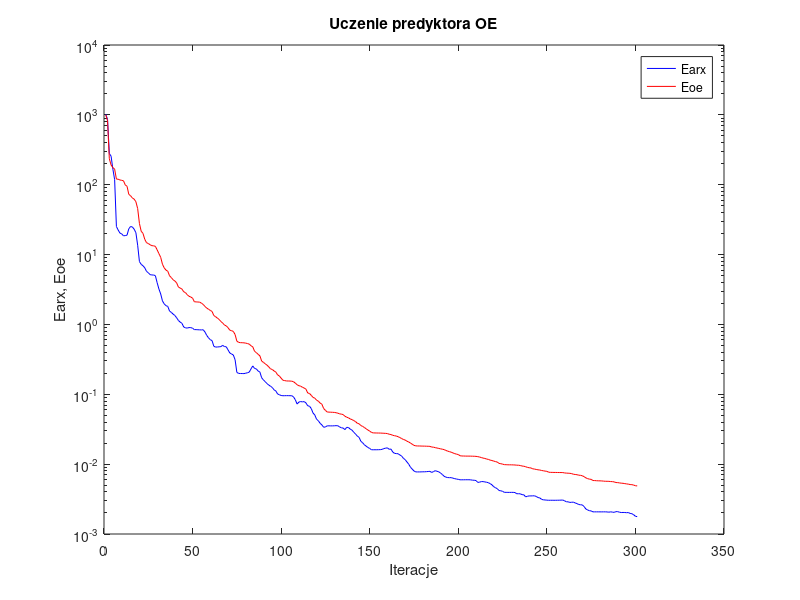
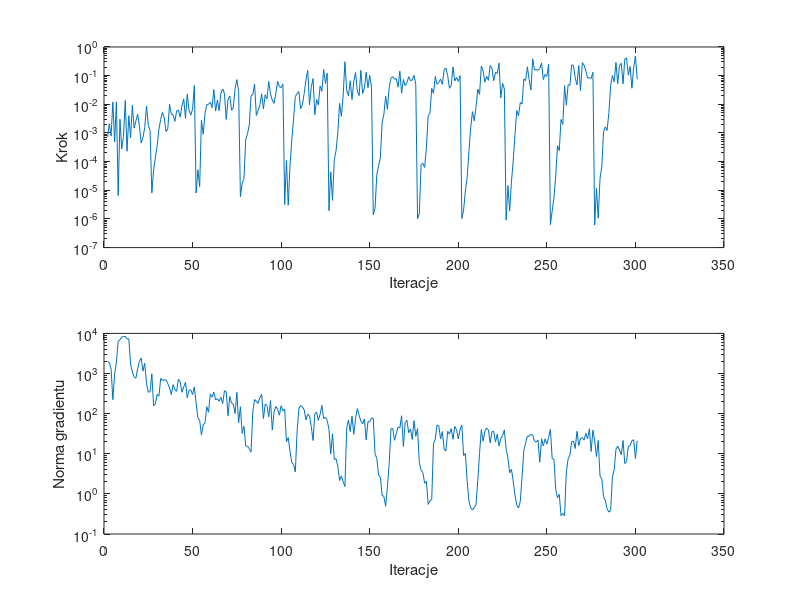

The MATLAB script that drew these images, in order:
%uczenie predyktora oe
clear all;
n=0; farx(n+1)=1.017952e+003; foe(n+1)=1.000228e+003; wspucz(n+1)=0.000000e+000; ng(n+1)=0.000000e+000;
%odnowa zmiennej metryki
n=1; farx(n+1)=8.639820e+002; foe(n+1)=8.201692e+002; krok(n+1)=7.209870e-004; ng(n+1)=1.986025e+003;
n=2; farx(n+1)=2.806202e+002; foe(n+1)=2.355281e+002; krok(n+1)=2.100547e-003; ng(n+1)=1.894254e+003;
n=3; farx(n+1)=2.562882e+002; foe(n+1)=1.917911e+002; krok(n+1)=7.821151e-004; ng(n+1)=1.282595e+003;
n=4; farx(n+1)=1.677738e+002; foe(n+1)=1.755289e+002; krok(n+1)=1.195410e-002; ng(n+1)=2.227553e+002;
n=5; farx(n+1)=1.183327e+002; foe(n+1)=1.672497e+002; krok(n+1)=4.835723e-004; ng(n+1)=9.645447e+002;
n=6; farx(n+1)=2.523675e+001; foe(n+1)=1.204773e+002; krok(n+1)=1.219985e-002; ng(n+1)=1.917949e+003;
n=7; farx(n+1)=2.244032e+001; foe(n+1)=1.197603e+002; krok(n+1)=6.567791e-006; ng(n+1)=6.404271e+003;
n=8; farx(n+1)=2.029933e+001; foe(n+1)=1.168763e+002; krok(n+1)=3.032635e-003; ng(n+1)=6.966916e+003;
n=9; farx(n+1)=1.978372e+001; foe(n+1)=1.155223e+002; krok(n+1)=2.762358e-004; ng(n+1)=8.197725e+003;
n=10; farx(n+1)=1.854515e+001; foe(n+1)=1.138734e+002; krok(n+1)=7.543972e-004; ng(n+1)=8.250809e+003;
n=11; farx(n+1)=1.870235e+001; foe(n+1)=9.930806e+001; krok(n+1)=1.352965e-002; ng(n+1)=8.451163e+003;
n=12; farx(n+1)=1.896856e+001; foe(n+1)=9.508040e+001; krok(n+1)=2.308086e-004; ng(n+1)=7.223066e+003;
n=13; farx(n+1)=2.343475e+001; foe(n+1)=7.274812e+001; krok(n+1)=3.990929e-003; ng(n+1)=7.389410e+003;
n=14; farx(n+1)=2.521158e+001; foe(n+1)=6.953609e+001; krok(n+1)=6.791933e-004; ng(n+1)=1.731296e+003;
n=15; farx(n+1)=2.486428e+001; foe(n+1)=6.472493e+001; krok(n+1)=9.201482e-003; ng(n+1)=1.089074e+003;
n=16; farx(n+1)=2.313835e+001; foe(n+1)=6.219808e+001; krok(n+1)=1.469853e-003; ng(n+1)=8.246209e+002;
n=17; farx(n+1)=2.055965e+001; foe(n+1)=5.712520e+001; krok(n+1)=2.600877e-003; ng(n+1)=7.679544e+002;
n=18; farx(n+1)=1.361267e+001; foe(n+1)=4.555975e+001; krok(n+1)=4.541426e-003; ng(n+1)=1.311725e+003;
n=19; farx(n+1)=7.937690e+000; foe(n+1)=2.786352e+001; krok(n+1)=1.723278e-003; ng(n+1)=2.030814e+003;
n=20; farx(n+1)=7.236827e+000; foe(n+1)=2.154989e+001; krok(n+1)=4.430569e-004; ng(n+1)=2.418248e+003;
n=21; farx(n+1)=6.920755e+000; foe(n+1)=2.014425e+001; krok(n+1)=7.010405e-004; ng(n+1)=1.152260e+003;
n=22; farx(n+1)=6.471554e+000; foe(n+1)=1.655958e+001; krok(n+1)=1.548092e-003; ng(n+1)=1.800499e+003;
n=23; farx(n+1)=5.748922e+000; foe(n+1)=1.479005e+001; krok(n+1)=8.751130e-003; ng(n+1)=5.582681e+002;
n=24; farx(n+1)=5.495467e+000; foe(n+1)=1.440564e+001; krok(n+1)=1.861026e-003; ng(n+1)=3.421490e+002;
n=25; farx(n+1)=5.168469e+000; foe(n+1)=1.383552e+001; krok(n+1)=1.250114e-003; ng(n+1)=3.514028e+002;
%odnowa zmiennej metryki
n=26; farx(n+1)=5.101548e+000; foe(n+1)=1.341617e+001; krok(n+1)=8.106422e-006; ng(n+1)=9.852045e+002;
n=27; farx(n+1)=5.103001e+000; foe(n+1)=1.334736e+001; krok(n+1)=5.162212e-005; ng(n+1)=1.572342e+002;
n=28; farx(n+1)=4.985165e+000; foe(n+1)=1.311790e+001; krok(n+1)=1.354575e-004; ng(n+1)=1.721873e+002;
n=29; farx(n+1)=3.958120e+000; foe(n+1)=1.168585e+001; krok(n+1)=3.534472e-004; ng(n+1)=3.033171e+002;
n=30; farx(n+1)=3.213629e+000; foe(n+1)=1.031440e+001; krok(n+1)=1.364485e-003; ng(n+1)=2.747171e+002;
n=31; farx(n+1)=2.732018e+000; foe(n+1)=9.139093e+000; krok(n+1)=2.957629e-003; ng(n+1)=7.473293e+002;
n=32; farx(n+1)=2.171752e+000; foe(n+1)=7.270850e+000; krok(n+1)=5.233259e-003; ng(n+1)=6.709221e+002;
n=33; farx(n+1)=1.966424e+000; foe(n+1)=6.444125e+000; krok(n+1)=3.334617e-003; ng(n+1)=6.949679e+002;
n=34; farx(n+1)=1.855460e+000; foe(n+1)=5.990426e+000; krok(n+1)=1.111417e-003; ng(n+1)=6.942772e+002;
n=35; farx(n+1)=1.811479e+000; foe(n+1)=5.771290e+000; krok(n+1)=1.387045e-003; ng(n+1)=5.581936e+002;
n=36; farx(n+1)=1.555241e+000; foe(n+1)=4.971735e+000; krok(n+1)=1.012183e-002; ng(n+1)=4.385653e+002;
n=37; farx(n+1)=1.486528e+000; foe(n+1)=4.685512e+000; krok(n+1)=4.474402e-003; ng(n+1)=2.982597e+002;
n=38; farx(n+1)=1.407028e+000; foe(n+1)=4.364960e+000; krok(n+1)=4.352152e-003; ng(n+1)=5.289807e+002;
n=39; farx(n+1)=1.343200e+000; foe(n+1)=4.181536e+000; krok(n+1)=2.548617e-003; ng(n+1)=3.921485e+002;
n=40; farx(n+1)=1.246035e+000; foe(n+1)=3.937399e+000; krok(n+1)=5.828795e-003; ng(n+1)=3.603823e+002;
n=41; farx(n+1)=1.139572e+000; foe(n+1)=3.428200e+000; krok(n+1)=6.256921e-003; ng(n+1)=7.197174e+002;
n=42; farx(n+1)=1.079777e+000; foe(n+1)=3.318277e+000; krok(n+1)=3.549942e-003; ng(n+1)=6.222863e+002;
n=43; farx(n+1)=1.037629e+000; foe(n+1)=3.208507e+000; krok(n+1)=8.875371e-003; ng(n+1)=3.411232e+002;
n=44; farx(n+1)=9.186570e-001; foe(n+1)=2.935139e+000; krok(n+1)=1.538463e-002; ng(n+1)=4.683281e+002;
n=45; farx(n+1)=8.936055e-001; foe(n+1)=2.852788e+000; krok(n+1)=3.272561e-003; ng(n+1)=6.022745e+002;
n=46; farx(n+1)=8.867736e-001; foe(n+1)=2.660649e+000; krok(n+1)=2.284436e-002; ng(n+1)=2.467223e+002;
n=47; farx(n+1)=9.019783e-001; foe(n+1)=2.528527e+000; krok(n+1)=6.223487e-003; ng(n+1)=3.811227e+002;
n=48; farx(n+1)=9.000157e-001; foe(n+1)=2.467239e+000; krok(n+1)=4.184278e-003; ng(n+1)=3.907152e+002;
n=49; farx(n+1)=8.832499e-001; foe(n+1)=2.378757e+000; krok(n+1)=6.818297e-003; ng(n+1)=2.986318e+002;
n=50; farx(n+1)=8.427397e-001; foe(n+1)=2.111003e+000; krok(n+1)=4.568872e-002; ng(n+1)=4.633034e+002;
%odnowa zmiennej metryki
n=51; farx(n+1)=8.428545e-001; foe(n+1)=2.103007e+000; krok(n+1)=8.010217e-006; ng(n+1)=1.813351e+002;
n=52; farx(n+1)=8.390850e-001; foe(n+1)=2.091819e+000; krok(n+1)=5.161420e-005; ng(n+1)=7.867859e+001;
n=53; farx(n+1)=8.370442e-001; foe(n+1)=2.088932e+000; krok(n+1)=1.328620e-005; ng(n+1)=6.866589e+001;
n=54; farx(n+1)=8.339150e-001; foe(n+1)=2.013552e+000; krok(n+1)=2.774090e-003; ng(n+1)=2.924775e+001;
n=55; farx(n+1)=8.389731e-001; foe(n+1)=1.934231e+000; krok(n+1)=9.064776e-004; ng(n+1)=5.220523e+001;
n=56; farx(n+1)=7.790309e-001; foe(n+1)=1.808090e+000; krok(n+1)=4.640565e-003; ng(n+1)=5.902087e+001;
n=57; farx(n+1)=6.965274e-001; foe(n+1)=1.713917e+000; krok(n+1)=9.832841e-003; ng(n+1)=1.488994e+002;
n=58; farx(n+1)=6.431993e-001; foe(n+1)=1.649092e+000; krok(n+1)=9.949946e-003; ng(n+1)=1.083004e+002;
n=59; farx(n+1)=6.051668e-001; foe(n+1)=1.587037e+000; krok(n+1)=1.195410e-002; ng(n+1)=3.073095e+002;
n=60; farx(n+1)=5.862648e-001; foe(n+1)=1.534894e+000; krok(n+1)=7.637224e-003; ng(n+1)=2.565462e+002;
n=61; farx(n+1)=4.864783e-001; foe(n+1)=1.339219e+000; krok(n+1)=3.277333e-002; ng(n+1)=3.436337e+002;
n=62; farx(n+1)=4.738612e-001; foe(n+1)=1.290575e+000; krok(n+1)=5.767896e-003; ng(n+1)=2.192621e+002;
n=63; farx(n+1)=4.757579e-001; foe(n+1)=1.231576e+000; krok(n+1)=1.406421e-002; ng(n+1)=2.360043e+002;
n=64; farx(n+1)=4.780598e-001; foe(n+1)=1.178463e+000; krok(n+1)=5.961727e-003; ng(n+1)=2.034458e+002;
n=65; farx(n+1)=4.816558e-001; foe(n+1)=1.099495e+000; krok(n+1)=2.539936e-002; ng(n+1)=2.547573e+002;
n=66; farx(n+1)=5.017025e-001; foe(n+1)=1.046831e+000; krok(n+1)=3.413297e-002; ng(n+1)=1.777252e+002;
n=67; farx(n+1)=4.816139e-001; foe(n+1)=9.804327e-001; krok(n+1)=2.392360e-002; ng(n+1)=3.734632e+002;
n=68; farx(n+1)=4.789741e-001; foe(n+1)=9.531884e-001; krok(n+1)=2.962391e-003; ng(n+1)=3.499182e+002;
n=69; farx(n+1)=4.335100e-001; foe(n+1)=8.999411e-001; krok(n+1)=1.464382e-002; ng(n+1)=8.869070e+001;
n=70; farx(n+1)=3.906253e-001; foe(n+1)=8.284776e-001; krok(n+1)=1.952078e-002; ng(n+1)=2.669783e+002;
n=71; farx(n+1)=3.772993e-001; foe(n+1)=8.138555e-001; krok(n+1)=6.193383e-003; ng(n+1)=1.843139e+002;
n=72; farx(n+1)=3.655462e-001; foe(n+1)=7.945169e-001; krok(n+1)=7.801084e-003; ng(n+1)=1.716605e+002;
n=73; farx(n+1)=3.122206e-001; foe(n+1)=7.165527e-001; krok(n+1)=3.579522e-002; ng(n+1)=1.008525e+002;
n=74; farx(n+1)=2.055427e-001; foe(n+1)=5.754887e-001; krok(n+1)=7.255280e-002; ng(n+1)=3.392518e+002;
n=75; farx(n+1)=1.990511e-001; foe(n+1)=5.539826e-001; krok(n+1)=2.800363e-002; ng(n+1)=5.877921e+001;
%odnowa zmiennej metryki
n=76; farx(n+1)=1.983825e-001; foe(n+1)=5.481201e-001; krok(n+1)=5.999991e-006; ng(n+1)=1.485221e+002;
n=77; farx(n+1)=1.981845e-001; foe(n+1)=5.474558e-001; krok(n+1)=1.788662e-005; ng(n+1)=3.215162e+001;
n=78; farx(n+1)=1.976595e-001; foe(n+1)=5.451822e-001; krok(n+1)=2.509886e-005; ng(n+1)=4.850130e+001;
n=79; farx(n+1)=2.003973e-001; foe(n+1)=5.397976e-001; krok(n+1)=5.866231e-004; ng(n+1)=1.560593e+001;
n=80; farx(n+1)=2.033704e-001; foe(n+1)=5.329012e-001; krok(n+1)=9.352282e-004; ng(n+1)=1.528378e+001;
n=81; farx(n+1)=2.077393e-001; foe(n+1)=5.220966e-001; krok(n+1)=1.908037e-003; ng(n+1)=1.343098e+001;
n=82; farx(n+1)=2.316556e-001; foe(n+1)=4.954849e-001; krok(n+1)=1.955649e-002; ng(n+1)=1.107740e+001;
n=83; farx(n+1)=2.546362e-001; foe(n+1)=4.772498e-001; krok(n+1)=2.219272e-002; ng(n+1)=1.109827e+002;
n=84; farx(n+1)=2.342501e-001; foe(n+1)=4.121375e-001; krok(n+1)=5.099752e-002; ng(n+1)=2.252436e+002;
n=85; farx(n+1)=2.308010e-001; foe(n+1)=3.950919e-001; krok(n+1)=4.080593e-003; ng(n+1)=2.032058e+002;
n=86; farx(n+1)=2.153826e-001; foe(n+1)=3.730154e-001; krok(n+1)=6.072741e-003; ng(n+1)=1.798493e+002;
n=87; farx(n+1)=2.079970e-001; foe(n+1)=3.554567e-001; krok(n+1)=9.661282e-003; ng(n+1)=2.494138e+002;
n=88; farx(n+1)=1.723276e-001; foe(n+1)=2.989008e-001; krok(n+1)=2.331822e-002; ng(n+1)=3.029791e+002;
n=89; farx(n+1)=1.606173e-001; foe(n+1)=2.863028e-001; krok(n+1)=6.854056e-003; ng(n+1)=7.515929e+001;
n=90; farx(n+1)=1.515941e-001; foe(n+1)=2.735709e-001; krok(n+1)=2.160874e-002; ng(n+1)=1.727264e+002;
n=91; farx(n+1)=1.423440e-001; foe(n+1)=2.613117e-001; krok(n+1)=1.547432e-002; ng(n+1)=1.600345e+002;
n=92; farx(n+1)=1.356412e-001; foe(n+1)=2.470927e-001; krok(n+1)=6.247411e-002; ng(n+1)=8.325708e+001;
n=93; farx(n+1)=1.303036e-001; foe(n+1)=2.311587e-001; krok(n+1)=2.307159e-002; ng(n+1)=2.111601e+002;
n=94; farx(n+1)=1.250926e-001; foe(n+1)=2.264333e-001; krok(n+1)=1.400181e-002; ng(n+1)=3.913285e+001;
n=95; farx(n+1)=1.158631e-001; foe(n+1)=2.158770e-001; krok(n+1)=1.078150e-002; ng(n+1)=1.105975e+002;
n=96; farx(n+1)=1.115111e-001; foe(n+1)=2.078642e-001; krok(n+1)=2.399905e-002; ng(n+1)=1.502186e+002;
n=97; farx(n+1)=1.010156e-001; foe(n+1)=1.896676e-001; krok(n+1)=6.306675e-002; ng(n+1)=1.301115e+002;
n=98; farx(n+1)=9.850742e-002; foe(n+1)=1.827558e-001; krok(n+1)=4.161404e-002; ng(n+1)=9.137932e+001;
n=99; farx(n+1)=9.610949e-002; foe(n+1)=1.700128e-001; krok(n+1)=3.813366e-002; ng(n+1)=1.575349e+002;
n=100; farx(n+1)=9.533893e-002; foe(n+1)=1.589082e-001; krok(n+1)=5.004260e-002; ng(n+1)=1.166607e+002;
%odnowa zmiennej metryki
n=101; farx(n+1)=9.549521e-002; foe(n+1)=1.571097e-001; krok(n+1)=3.185077e-006; ng(n+1)=1.294449e+002;
n=102; farx(n+1)=9.562014e-002; foe(n+1)=1.551808e-001; krok(n+1)=1.098766e-004; ng(n+1)=2.002280e+001;
n=103; farx(n+1)=9.561318e-002; foe(n+1)=1.550505e-001; krok(n+1)=3.031787e-006; ng(n+1)=2.531951e+001;
n=104; farx(n+1)=9.541020e-002; foe(n+1)=1.547287e-001; krok(n+1)=7.168025e-005; ng(n+1)=1.156962e+001;
n=105; farx(n+1)=9.538842e-002; foe(n+1)=1.540214e-001; krok(n+1)=5.653272e-004; ng(n+1)=6.033250e+000;
n=106; farx(n+1)=9.180164e-002; foe(n+1)=1.512291e-001; krok(n+1)=3.059436e-003; ng(n+1)=5.411674e+000;
n=107; farx(n+1)=8.343474e-002; foe(n+1)=1.446066e-001; krok(n+1)=1.884952e-002; ng(n+1)=3.526300e+000;
n=108; farx(n+1)=7.253827e-002; foe(n+1)=1.370750e-001; krok(n+1)=2.343419e-002; ng(n+1)=3.556197e+001;
n=109; farx(n+1)=7.738876e-002; foe(n+1)=1.326449e-001; krok(n+1)=2.803148e-002; ng(n+1)=1.334279e+002;
n=110; farx(n+1)=7.872041e-002; foe(n+1)=1.308786e-001; krok(n+1)=7.007869e-003; ng(n+1)=1.591727e+002;
n=111; farx(n+1)=7.789585e-002; foe(n+1)=1.261149e-001; krok(n+1)=9.704784e-003; ng(n+1)=1.461839e+002;
n=112; farx(n+1)=7.859708e-002; foe(n+1)=1.229019e-001; krok(n+1)=2.392889e-002; ng(n+1)=1.255084e+002;
n=113; farx(n+1)=7.523559e-002; foe(n+1)=1.184342e-001; krok(n+1)=7.045190e-002; ng(n+1)=6.979768e+001;
n=114; farx(n+1)=6.846587e-002; foe(n+1)=1.043674e-001; krok(n+1)=1.528851e-001; ng(n+1)=9.699792e+001;
n=115; farx(n+1)=6.750599e-002; foe(n+1)=1.027174e-001; krok(n+1)=9.495353e-003; ng(n+1)=8.813821e+001;
n=116; farx(n+1)=6.254465e-002; foe(n+1)=9.658253e-002; krok(n+1)=3.890307e-002; ng(n+1)=4.745450e+001;
n=117; farx(n+1)=5.393228e-002; foe(n+1)=9.027875e-002; krok(n+1)=7.919636e-002; ng(n+1)=2.146690e+001;
n=118; farx(n+1)=5.050317e-002; foe(n+1)=8.796743e-002; krok(n+1)=4.341280e-003; ng(n+1)=9.905453e+001;
n=119; farx(n+1)=4.392173e-002; foe(n+1)=8.235253e-002; krok(n+1)=1.477175e-002; ng(n+1)=1.091096e+002;
n=120; farx(n+1)=4.180681e-002; foe(n+1)=7.979249e-002; krok(n+1)=9.476825e-003; ng(n+1)=6.777172e+001;
n=121; farx(n+1)=3.840810e-002; foe(n+1)=7.493785e-002; krok(n+1)=4.366353e-002; ng(n+1)=9.643487e+001;
n=122; farx(n+1)=3.639780e-002; foe(n+1)=7.208972e-002; krok(n+1)=2.835564e-002; ng(n+1)=1.605959e+002;
n=123; farx(n+1)=3.373753e-002; foe(n+1)=6.254159e-002; krok(n+1)=1.634459e-001; ng(n+1)=7.525186e+001;
n=124; farx(n+1)=3.410887e-002; foe(n+1)=5.890218e-002; krok(n+1)=5.335388e-002; ng(n+1)=8.122530e+001;
n=125; farx(n+1)=3.535470e-002; foe(n+1)=5.575143e-002; krok(n+1)=1.226847e-001; ng(n+1)=6.738707e+001;
%odnowa zmiennej metryki
n=126; farx(n+1)=3.534960e-002; foe(n+1)=5.557724e-002; krok(n+1)=1.950925e-006; ng(n+1)=4.062533e+001;
n=127; farx(n+1)=3.531037e-002; foe(n+1)=5.539386e-002; krok(n+1)=4.381503e-005; ng(n+1)=9.867863e+000;
n=128; farx(n+1)=3.531154e-002; foe(n+1)=5.523612e-002; krok(n+1)=4.439961e-006; ng(n+1)=3.152683e+001;
n=129; farx(n+1)=3.540901e-002; foe(n+1)=5.501611e-002; krok(n+1)=1.185248e-004; ng(n+1)=7.245317e+000;
n=130; farx(n+1)=3.556079e-002; foe(n+1)=5.448671e-002; krok(n+1)=2.419010e-004; ng(n+1)=7.560644e+000;
n=131; farx(n+1)=3.546791e-002; foe(n+1)=5.364458e-002; krok(n+1)=1.043848e-003; ng(n+1)=4.777140e+000;
n=132; farx(n+1)=3.410063e-002; foe(n+1)=5.249495e-002; krok(n+1)=1.086709e-002; ng(n+1)=2.151276e+000;
n=133; farx(n+1)=3.313214e-002; foe(n+1)=5.198511e-002; krok(n+1)=3.835857e-003; ng(n+1)=2.812852e+000;
n=134; farx(n+1)=3.288526e-002; foe(n+1)=5.122599e-002; krok(n+1)=1.991120e-002; ng(n+1)=2.009352e+000;
n=135; farx(n+1)=3.121061e-002; foe(n+1)=4.849678e-002; krok(n+1)=3.050693e-001; ng(n+1)=1.522379e+000;
n=136; farx(n+1)=3.364662e-002; foe(n+1)=4.699993e-002; krok(n+1)=3.050527e-002; ng(n+1)=4.442332e+001;
n=137; farx(n+1)=3.343080e-002; foe(n+1)=4.601823e-002; krok(n+1)=1.977848e-002; ng(n+1)=6.988973e+001;
n=138; farx(n+1)=3.173318e-002; foe(n+1)=4.437822e-002; krok(n+1)=6.602029e-002; ng(n+1)=3.577489e+001;
n=139; farx(n+1)=3.065805e-002; foe(n+1)=4.338899e-002; krok(n+1)=1.464382e-002; ng(n+1)=8.693055e+001;
n=140; farx(n+1)=2.862648e-002; foe(n+1)=4.202276e-002; krok(n+1)=6.272594e-002; ng(n+1)=3.060222e+001;
n=141; farx(n+1)=2.696225e-002; foe(n+1)=4.065127e-002; krok(n+1)=1.281531e-001; ng(n+1)=7.558655e+001;
n=142; farx(n+1)=2.519932e-002; foe(n+1)=3.846760e-002; krok(n+1)=2.928765e-002; ng(n+1)=1.333604e+002;
n=143; farx(n+1)=2.418083e-002; foe(n+1)=3.780129e-002; krok(n+1)=2.008899e-002; ng(n+1)=9.177376e+001;
n=144; farx(n+1)=2.124578e-002; foe(n+1)=3.569280e-002; krok(n+1)=1.534454e-001; ng(n+1)=6.545338e+001;
n=145; farx(n+1)=2.023895e-002; foe(n+1)=3.467721e-002; krok(n+1)=2.392681e-002; ng(n+1)=5.588395e+001;
n=146; farx(n+1)=1.892231e-002; foe(n+1)=3.345974e-002; krok(n+1)=3.734346e-002; ng(n+1)=7.364513e+001;
n=147; farx(n+1)=1.809025e-002; foe(n+1)=3.206595e-002; krok(n+1)=1.308949e-001; ng(n+1)=2.214852e+001;
n=148; farx(n+1)=1.731320e-002; foe(n+1)=3.076741e-002; krok(n+1)=3.802193e-002; ng(n+1)=6.273032e+001;
n=149; farx(n+1)=1.676856e-002; foe(n+1)=2.967247e-002; krok(n+1)=1.016482e-001; ng(n+1)=6.243323e+001;
n=150; farx(n+1)=1.606380e-002; foe(n+1)=2.846994e-002; krok(n+1)=3.959818e-002; ng(n+1)=7.849488e+001;
%odnowa zmiennej metryki
n=151; farx(n+1)=1.607083e-002; foe(n+1)=2.799075e-002; krok(n+1)=1.416880e-006; ng(n+1)=7.684761e+001;
n=152; farx(n+1)=1.607427e-002; foe(n+1)=2.798038e-002; krok(n+1)=2.311050e-006; ng(n+1)=1.002237e+001;
n=153; farx(n+1)=1.607253e-002; foe(n+1)=2.791681e-002; krok(n+1)=3.474555e-005; ng(n+1)=7.666023e+000;
n=154; farx(n+1)=1.610265e-002; foe(n+1)=2.789157e-002; krok(n+1)=7.287990e-005; ng(n+1)=2.950476e+000;
n=155; farx(n+1)=1.613318e-002; foe(n+1)=2.785569e-002; krok(n+1)=1.367364e-004; ng(n+1)=2.596432e+000;
n=156; farx(n+1)=1.629014e-002; foe(n+1)=2.777019e-002; krok(n+1)=2.352381e-003; ng(n+1)=9.267972e-001;
n=157; farx(n+1)=1.669930e-002; foe(n+1)=2.766293e-002; krok(n+1)=4.473296e-003; ng(n+1)=8.572292e-001;
n=158; farx(n+1)=1.694946e-002; foe(n+1)=2.758205e-002; krok(n+1)=1.935565e-002; ng(n+1)=4.904628e-001;
n=159; farx(n+1)=1.710524e-002; foe(n+1)=2.738924e-002; krok(n+1)=6.757425e-003; ng(n+1)=1.502671e+000;
n=160; farx(n+1)=1.631459e-002; foe(n+1)=2.680054e-002; krok(n+1)=3.982240e-002; ng(n+1)=5.835941e+000;
n=161; farx(n+1)=1.644072e-002; foe(n+1)=2.651288e-002; krok(n+1)=8.153064e-002; ng(n+1)=4.172797e+001;
n=162; farx(n+1)=1.491375e-002; foe(n+1)=2.587349e-002; krok(n+1)=9.233170e-002; ng(n+1)=4.292350e+001;
n=163; farx(n+1)=1.427602e-002; foe(n+1)=2.552746e-002; krok(n+1)=7.478469e-002; ng(n+1)=2.166081e+001;
n=164; farx(n+1)=1.415878e-002; foe(n+1)=2.524782e-002; krok(n+1)=7.866273e-002; ng(n+1)=3.149833e+001;
n=165; farx(n+1)=1.409665e-002; foe(n+1)=2.472374e-002; krok(n+1)=4.000365e-002; ng(n+1)=4.668590e+001;
n=166; farx(n+1)=1.354516e-002; foe(n+1)=2.401725e-002; krok(n+1)=1.431710e-001; ng(n+1)=4.369285e+001;
n=167; farx(n+1)=1.306770e-002; foe(n+1)=2.327327e-002; krok(n+1)=2.439969e-002; ng(n+1)=8.869023e+001;
n=168; farx(n+1)=1.212783e-002; foe(n+1)=2.256228e-002; krok(n+1)=7.368707e-002; ng(n+1)=1.521322e+001;
n=169; farx(n+1)=1.160364e-002; foe(n+1)=2.213369e-002; krok(n+1)=4.486659e-002; ng(n+1)=5.955556e+001;
n=170; farx(n+1)=1.075724e-002; foe(n+1)=2.131201e-002; krok(n+1)=5.730115e-002; ng(n+1)=6.833263e+001;
n=171; farx(n+1)=1.000500e-002; foe(n+1)=2.075709e-002; krok(n+1)=9.137743e-002; ng(n+1)=3.345442e+001;
n=172; farx(n+1)=9.043683e-003; foe(n+1)=2.006526e-002; krok(n+1)=6.679426e-002; ng(n+1)=4.148334e+001;
n=173; farx(n+1)=8.492498e-003; foe(n+1)=1.926694e-002; krok(n+1)=6.995615e-002; ng(n+1)=2.271389e+001;
n=174; farx(n+1)=7.979729e-003; foe(n+1)=1.856406e-002; krok(n+1)=1.028567e-001; ng(n+1)=6.688748e+001;
n=175; farx(n+1)=7.744986e-003; foe(n+1)=1.828127e-002; krok(n+1)=5.005537e-002; ng(n+1)=2.723044e+001;
%odnowa zmiennej metryki
n=176; farx(n+1)=7.741099e-003; foe(n+1)=1.820508e-002; krok(n+1)=1.013303e-006; ng(n+1)=4.237271e+001;
n=177; farx(n+1)=7.740573e-003; foe(n+1)=1.820276e-002; krok(n+1)=1.544062e-006; ng(n+1)=5.991124e+000;
n=178; farx(n+1)=7.750566e-003; foe(n+1)=1.815921e-002; krok(n+1)=8.005335e-005; ng(n+1)=3.896987e+000;
n=179; farx(n+1)=7.772547e-003; foe(n+1)=1.811990e-002; krok(n+1)=8.669030e-005; ng(n+1)=3.407245e+000;
n=180; farx(n+1)=7.772662e-003; foe(n+1)=1.811334e-002; krok(n+1)=6.272673e-005; ng(n+1)=1.845084e+000;
n=181; farx(n+1)=7.808676e-003; foe(n+1)=1.805526e-002; krok(n+1)=3.070097e-004; ng(n+1)=2.051339e+000;
n=182; farx(n+1)=7.848988e-003; foe(n+1)=1.802810e-002; krok(n+1)=4.026836e-003; ng(n+1)=5.472964e-001;
n=183; farx(n+1)=7.888276e-003; foe(n+1)=1.796640e-002; krok(n+1)=4.809146e-003; ng(n+1)=6.767801e-001;
n=184; farx(n+1)=7.608871e-003; foe(n+1)=1.756322e-002; krok(n+1)=3.571281e-002; ng(n+1)=7.199358e-001;
n=185; farx(n+1)=7.825759e-003; foe(n+1)=1.751180e-002; krok(n+1)=2.392360e-002; ng(n+1)=1.810851e+001;
n=186; farx(n+1)=8.062493e-003; foe(n+1)=1.720248e-002; krok(n+1)=9.349969e-002; ng(n+1)=2.301188e+001;
n=187; farx(n+1)=7.900902e-003; foe(n+1)=1.702511e-002; krok(n+1)=4.973429e-002; ng(n+1)=5.218801e+001;
n=188; farx(n+1)=7.761200e-003; foe(n+1)=1.678371e-002; krok(n+1)=5.793922e-002; ng(n+1)=4.925798e+001;
n=189; farx(n+1)=7.449745e-003; foe(n+1)=1.656872e-002; krok(n+1)=7.539806e-002; ng(n+1)=2.338936e+001;
n=190; farx(n+1)=7.105191e-003; foe(n+1)=1.637077e-002; krok(n+1)=5.003902e-002; ng(n+1)=3.586630e+001;
n=191; farx(n+1)=6.698579e-003; foe(n+1)=1.613679e-002; krok(n+1)=1.641051e-001; ng(n+1)=1.308324e+001;
n=192; farx(n+1)=6.517959e-003; foe(n+1)=1.572469e-002; krok(n+1)=1.827549e-001; ng(n+1)=1.179550e+001;
n=193; farx(n+1)=6.427475e-003; foe(n+1)=1.535258e-002; krok(n+1)=1.008497e-001; ng(n+1)=3.626820e+001;
n=194; farx(n+1)=6.403869e-003; foe(n+1)=1.510588e-002; krok(n+1)=3.604146e-002; ng(n+1)=3.087355e+001;
n=195; farx(n+1)=6.411755e-003; foe(n+1)=1.482086e-002; krok(n+1)=4.544795e-002; ng(n+1)=4.226858e+001;
n=196; farx(n+1)=6.299917e-003; foe(n+1)=1.446736e-002; krok(n+1)=2.016994e-001; ng(n+1)=2.293852e+001;
n=197; farx(n+1)=6.201408e-003; foe(n+1)=1.415087e-002; krok(n+1)=6.504518e-002; ng(n+1)=4.780680e+001;
n=198; farx(n+1)=6.116246e-003; foe(n+1)=1.389568e-002; krok(n+1)=8.643496e-002; ng(n+1)=4.001406e+001;
n=199; farx(n+1)=6.055998e-003; foe(n+1)=1.373017e-002; krok(n+1)=6.299996e-002; ng(n+1)=2.332786e+001;
n=200; farx(n+1)=5.967052e-003; foe(n+1)=1.319034e-002; krok(n+1)=1.000780e-001; ng(n+1)=3.996282e+001;
%odnowa zmiennej metryki
n=201; farx(n+1)=5.971300e-003; foe(n+1)=1.308389e-002; krok(n+1)=1.025657e-006; ng(n+1)=5.191389e+001;
n=202; farx(n+1)=5.972524e-003; foe(n+1)=1.307756e-002; krok(n+1)=2.051315e-006; ng(n+1)=9.090320e+000;
n=203; farx(n+1)=5.979778e-003; foe(n+1)=1.303920e-002; krok(n+1)=9.456357e-006; ng(n+1)=1.014221e+001;
n=204; farx(n+1)=5.978762e-003; foe(n+1)=1.303466e-002; krok(n+1)=2.769106e-005; ng(n+1)=2.114169e+000;
n=205; farx(n+1)=5.980188e-003; foe(n+1)=1.303086e-002; krok(n+1)=2.266194e-004; ng(n+1)=6.531125e-001;
n=206; farx(n+1)=5.961172e-003; foe(n+1)=1.302008e-002; krok(n+1)=1.524981e-003; ng(n+1)=4.491998e-001;
n=207; farx(n+1)=5.895755e-003; foe(n+1)=1.298997e-002; krok(n+1)=5.548179e-003; ng(n+1)=4.006987e-001;
n=208; farx(n+1)=5.880740e-003; foe(n+1)=1.297167e-002; krok(n+1)=2.660052e-003; ng(n+1)=4.536137e-001;
n=209; farx(n+1)=5.822317e-003; foe(n+1)=1.292081e-002; krok(n+1)=7.860345e-003; ng(n+1)=5.376790e-001;
n=210; farx(n+1)=5.479983e-003; foe(n+1)=1.281007e-002; krok(n+1)=3.377395e-002; ng(n+1)=2.167136e+000;
n=211; farx(n+1)=5.521820e-003; foe(n+1)=1.264503e-002; krok(n+1)=2.219272e-002; ng(n+1)=1.013101e+001;
n=212; farx(n+1)=5.626626e-003; foe(n+1)=1.243058e-002; krok(n+1)=2.164743e-001; ng(n+1)=3.999031e+001;
n=213; farx(n+1)=5.628158e-003; foe(n+1)=1.221083e-002; krok(n+1)=1.460372e-001; ng(n+1)=2.057717e+001;
n=214; farx(n+1)=5.563785e-003; foe(n+1)=1.206754e-002; krok(n+1)=5.908701e-002; ng(n+1)=3.636636e+001;
n=215; farx(n+1)=5.507015e-003; foe(n+1)=1.183332e-002; krok(n+1)=9.464845e-002; ng(n+1)=4.393824e+001;
n=216; farx(n+1)=5.422885e-003; foe(n+1)=1.168650e-002; krok(n+1)=6.827250e-002; ng(n+1)=3.893225e+001;
n=217; farx(n+1)=5.261086e-003; foe(n+1)=1.141801e-002; krok(n+1)=2.242518e-001; ng(n+1)=1.873072e+001;
n=218; farx(n+1)=5.056960e-003; foe(n+1)=1.127048e-002; krok(n+1)=1.807191e-001; ng(n+1)=3.551133e+001;
n=219; farx(n+1)=4.754953e-003; foe(n+1)=1.105608e-002; krok(n+1)=6.640781e-002; ng(n+1)=3.622934e+001;
n=220; farx(n+1)=4.599086e-003; foe(n+1)=1.088782e-002; krok(n+1)=1.300618e-001; ng(n+1)=1.964010e+001;
n=221; farx(n+1)=4.451872e-003; foe(n+1)=1.070702e-002; krok(n+1)=1.197092e-001; ng(n+1)=3.087455e+001;
n=222; farx(n+1)=4.194409e-003; foe(n+1)=1.025514e-002; krok(n+1)=2.745494e-001; ng(n+1)=1.560097e+001;
n=223; farx(n+1)=4.154145e-003; foe(n+1)=1.014894e-002; krok(n+1)=1.680437e-002; ng(n+1)=2.396565e+001;
n=224; farx(n+1)=4.081745e-003; foe(n+1)=1.000575e-002; krok(n+1)=5.381807e-002; ng(n+1)=2.831746e+001;
n=225; farx(n+1)=3.948458e-003; foe(n+1)=9.832737e-003; krok(n+1)=3.450322e-002; ng(n+1)=3.932690e+001;
%odnowa zmiennej metryki
n=226; farx(n+1)=3.948246e-003; foe(n+1)=9.824687e-003; krok(n+1)=9.073718e-007; ng(n+1)=1.296439e+001;
n=227; farx(n+1)=3.942724e-003; foe(n+1)=9.784923e-003; krok(n+1)=1.453926e-005; ng(n+1)=7.952598e+000;
n=228; farx(n+1)=3.943064e-003; foe(n+1)=9.783925e-003; krok(n+1)=1.872020e-006; ng(n+1)=3.375412e+000;
n=229; farx(n+1)=3.944526e-003; foe(n+1)=9.772669e-003; krok(n+1)=1.941361e-005; ng(n+1)=4.097297e+000;
n=230; farx(n+1)=3.945639e-003; foe(n+1)=9.754693e-003; krok(n+1)=1.067522e-004; ng(n+1)=2.088977e+000;
n=231; farx(n+1)=3.921268e-003; foe(n+1)=9.725978e-003; krok(n+1)=8.786586e-004; ng(n+1)=9.421994e-001;
n=232; farx(n+1)=3.771896e-003; foe(n+1)=9.661365e-003; krok(n+1)=6.042575e-003; ng(n+1)=5.253957e-001;
n=233; farx(n+1)=3.771188e-003; foe(n+1)=9.648612e-003; krok(n+1)=3.966104e-003; ng(n+1)=4.441755e-001;
n=234; farx(n+1)=3.762983e-003; foe(n+1)=9.557484e-003; krok(n+1)=1.153579e-002; ng(n+1)=6.591464e-001;
n=235; farx(n+1)=3.657960e-003; foe(n+1)=9.401274e-003; krok(n+1)=1.034736e-002; ng(n+1)=2.712640e+000;
n=236; farx(n+1)=3.642552e-003; foe(n+1)=9.334777e-003; krok(n+1)=7.652986e-002; ng(n+1)=1.213841e+001;
n=237; farx(n+1)=3.404041e-003; foe(n+1)=9.188624e-003; krok(n+1)=6.721749e-002; ng(n+1)=1.836966e+001;
n=238; farx(n+1)=3.465059e-003; foe(n+1)=8.992969e-003; krok(n+1)=2.031949e-001; ng(n+1)=2.764648e+001;
n=239; farx(n+1)=3.511723e-003; foe(n+1)=8.884709e-003; krok(n+1)=7.215303e-002; ng(n+1)=2.705808e+001;
n=240; farx(n+1)=3.507428e-003; foe(n+1)=8.823122e-003; krok(n+1)=3.122169e-002; ng(n+1)=3.030853e+001;
n=241; farx(n+1)=3.518654e-003; foe(n+1)=8.579911e-003; krok(n+1)=3.870680e-001; ng(n+1)=2.931142e+001;
n=242; farx(n+1)=3.521322e-003; foe(n+1)=8.503184e-003; krok(n+1)=1.576475e-001; ng(n+1)=2.082437e+001;
n=243; farx(n+1)=3.449936e-003; foe(n+1)=8.394773e-003; krok(n+1)=1.653712e-001; ng(n+1)=1.951548e+001;
n=244; farx(n+1)=3.322259e-003; foe(n+1)=8.295623e-003; krok(n+1)=1.525346e-001; ng(n+1)=2.198680e+001;
n=245; farx(n+1)=3.288740e-003; foe(n+1)=8.247322e-003; krok(n+1)=1.746541e-001; ng(n+1)=6.161010e+000;
n=246; farx(n+1)=3.138944e-003; foe(n+1)=8.112892e-003; krok(n+1)=2.779352e-001; ng(n+1)=2.362387e+001;
n=247; farx(n+1)=3.083792e-003; foe(n+1)=8.043175e-003; krok(n+1)=7.320182e-002; ng(n+1)=1.584077e+001;
n=248; farx(n+1)=3.071700e-003; foe(n+1)=7.947935e-003; krok(n+1)=1.102898e-001; ng(n+1)=2.347585e+001;
n=249; farx(n+1)=3.050522e-003; foe(n+1)=7.891576e-003; krok(n+1)=9.358032e-002; ng(n+1)=1.755002e+001;
n=250; farx(n+1)=3.041185e-003; foe(n+1)=7.672521e-003; krok(n+1)=2.515191e-001; ng(n+1)=2.551565e+001;
%odnowa zmiennej metryki
n=251; farx(n+1)=3.041375e-003; foe(n+1)=7.627224e-003; krok(n+1)=6.334136e-007; ng(n+1)=4.048228e+001;
n=252; farx(n+1)=3.041401e-003; foe(n+1)=7.623380e-003; krok(n+1)=1.912851e-006; ng(n+1)=7.589122e+000;
n=253; farx(n+1)=3.039376e-003; foe(n+1)=7.607542e-003; krok(n+1)=5.421647e-006; ng(n+1)=7.341048e+000;
n=254; farx(n+1)=3.040002e-003; foe(n+1)=7.605153e-003; krok(n+1)=3.126926e-005; ng(n+1)=1.300690e+000;
n=255; farx(n+1)=3.044453e-003; foe(n+1)=7.593786e-003; krok(n+1)=3.569431e-004; ng(n+1)=7.979047e-001;
n=256; farx(n+1)=3.046051e-003; foe(n+1)=7.586404e-003; krok(n+1)=2.431917e-004; ng(n+1)=9.716540e-001;
n=257; farx(n+1)=3.054675e-003; foe(n+1)=7.580623e-003; krok(n+1)=2.947309e-003; ng(n+1)=2.862199e-001;
n=258; farx(n+1)=3.062517e-003; foe(n+1)=7.574155e-003; krok(n+1)=2.001233e-003; ng(n+1)=3.241333e-001;
n=259; farx(n+1)=2.989090e-003; foe(n+1)=7.486310e-003; krok(n+1)=4.486659e-002; ng(n+1)=2.856492e-001;
n=260; farx(n+1)=2.888503e-003; foe(n+1)=7.441919e-003; krok(n+1)=9.307204e-003; ng(n+1)=3.591857e+000;
n=261; farx(n+1)=2.891817e-003; foe(n+1)=7.420583e-003; krok(n+1)=4.838350e-002; ng(n+1)=7.489549e+000;
n=262; farx(n+1)=2.831301e-003; foe(n+1)=7.387991e-003; krok(n+1)=4.568872e-002; ng(n+1)=9.327898e+000;
n=263; farx(n+1)=2.849025e-003; foe(n+1)=7.321059e-003; krok(n+1)=2.373843e-001; ng(n+1)=2.002593e+001;
n=264; farx(n+1)=2.855725e-003; foe(n+1)=7.164669e-003; krok(n+1)=2.271963e-001; ng(n+1)=2.079614e+001;
n=265; farx(n+1)=2.784296e-003; foe(n+1)=7.114931e-003; krok(n+1)=8.268560e-002; ng(n+1)=1.352712e+001;
n=266; farx(n+1)=2.723201e-003; foe(n+1)=7.058276e-003; krok(n+1)=4.784719e-002; ng(n+1)=3.626306e+001;
n=267; farx(n+1)=2.643869e-003; foe(n+1)=6.949686e-003; krok(n+1)=2.268451e-001; ng(n+1)=1.600536e+001;
n=268; farx(n+1)=2.621244e-003; foe(n+1)=6.916644e-003; krok(n+1)=2.991958e-002; ng(n+1)=2.396549e+001;
n=269; farx(n+1)=2.608101e-003; foe(n+1)=6.820507e-003; krok(n+1)=2.833785e-001; ng(n+1)=2.539112e+001;
n=270; farx(n+1)=2.474677e-003; foe(n+1)=6.624251e-003; krok(n+1)=2.343012e-001; ng(n+1)=2.192476e+001;
n=271; farx(n+1)=2.281855e-003; foe(n+1)=6.364581e-003; krok(n+1)=1.471339e-001; ng(n+1)=3.228493e+001;
n=272; farx(n+1)=2.210544e-003; foe(n+1)=6.208009e-003; krok(n+1)=8.153064e-002; ng(n+1)=2.338393e+001;
n=273; farx(n+1)=2.154236e-003; foe(n+1)=6.102155e-003; krok(n+1)=8.589342e-002; ng(n+1)=4.185139e+001;
n=274; farx(n+1)=2.141978e-003; foe(n+1)=6.057607e-003; krok(n+1)=8.033198e-002; ng(n+1)=1.139634e+001;
n=275; farx(n+1)=2.075132e-003; foe(n+1)=5.829439e-003; krok(n+1)=1.305790e-001; ng(n+1)=3.890269e+001;
%odnowa zmiennej metryki
n=276; farx(n+1)=2.075222e-003; foe(n+1)=5.820164e-003; krok(n+1)=6.104072e-007; ng(n+1)=2.079336e+001;
n=277; farx(n+1)=2.075841e-003; foe(n+1)=5.791236e-003; krok(n+1)=1.161317e-005; ng(n+1)=8.514503e+000;
n=278; farx(n+1)=2.075625e-003; foe(n+1)=5.773475e-003; krok(n+1)=1.068253e-006; ng(n+1)=2.139035e+001;
n=279; farx(n+1)=2.074491e-003; foe(n+1)=5.766282e-003; krok(n+1)=2.556514e-005; ng(n+1)=2.778825e+000;
n=280; farx(n+1)=2.073454e-003; foe(n+1)=5.749855e-003; krok(n+1)=6.578902e-005; ng(n+1)=2.376393e+000;
n=281; farx(n+1)=2.075887e-003; foe(n+1)=5.714244e-003; krok(n+1)=1.085320e-003; ng(n+1)=8.668524e-001;
n=282; farx(n+1)=2.075138e-003; foe(n+1)=5.687358e-003; krok(n+1)=1.629650e-003; ng(n+1)=6.869957e-001;
n=283; farx(n+1)=2.071124e-003; foe(n+1)=5.682230e-003; krok(n+1)=1.224233e-003; ng(n+1)=4.258873e-001;
n=284; farx(n+1)=2.051825e-003; foe(n+1)=5.672977e-003; krok(n+1)=5.062842e-003; ng(n+1)=3.506616e-001;
n=285; farx(n+1)=2.078191e-003; foe(n+1)=5.634984e-003; krok(n+1)=4.545636e-002; ng(n+1)=3.874349e-001;
n=286; farx(n+1)=2.056314e-003; foe(n+1)=5.619117e-003; krok(n+1)=1.011122e-001; ng(n+1)=2.613954e+000;
n=287; farx(n+1)=2.042367e-003; foe(n+1)=5.571798e-003; krok(n+1)=6.079450e-002; ng(n+1)=4.004657e+000;
n=288; farx(n+1)=2.089994e-003; foe(n+1)=5.453441e-003; krok(n+1)=2.909773e-001; ng(n+1)=1.284833e+001;
n=289; farx(n+1)=2.089840e-003; foe(n+1)=5.440029e-003; krok(n+1)=5.235740e-002; ng(n+1)=1.553003e+001;
n=290; farx(n+1)=2.049470e-003; foe(n+1)=5.388699e-003; krok(n+1)=2.233908e-001; ng(n+1)=1.236051e+001;
n=291; farx(n+1)=2.030655e-003; foe(n+1)=5.341468e-003; krok(n+1)=2.682636e-001; ng(n+1)=9.460621e+000;
n=292; farx(n+1)=2.034401e-003; foe(n+1)=5.318636e-003; krok(n+1)=5.184392e-002; ng(n+1)=2.140632e+001;
n=293; farx(n+1)=2.031999e-003; foe(n+1)=5.265171e-003; krok(n+1)=3.785938e-001; ng(n+1)=5.697627e+000;
n=294; farx(n+1)=2.018321e-003; foe(n+1)=5.214831e-003; krok(n+1)=4.164005e-001; ng(n+1)=6.468060e+000;
n=295; farx(n+1)=2.029045e-003; foe(n+1)=5.173706e-003; krok(n+1)=1.044009e-001; ng(n+1)=1.537708e+001;
n=296; farx(n+1)=1.971961e-003; foe(n+1)=5.102406e-003; krok(n+1)=2.094296e-001; ng(n+1)=1.580200e+001;
n=297; farx(n+1)=1.952666e-003; foe(n+1)=5.086839e-003; krok(n+1)=3.640360e-002; ng(n+1)=2.113914e+001;
n=298; farx(n+1)=1.887378e-003; foe(n+1)=5.011638e-003; krok(n+1)=1.981558e-001; ng(n+1)=2.236584e+001;
n=299; farx(n+1)=1.793144e-003; foe(n+1)=4.908446e-003; krok(n+1)=4.836593e-001; ng(n+1)=7.632156e+000;
n=300; farx(n+1)=1.771919e-003; foe(n+1)=4.880912e-003; krok(n+1)=7.551359e-002; ng(n+1)=2.119092e+001;

figure; semilogy(farx,'b'); hold on; semilogy(foe,'r'); xlabel('Iteracje'); ylabel('Earx, Eoe'); legend('Earx','Eoe'); title('Uczenie predyktora OE');
figure; subplot(2,1,1); semilogy(krok); xlabel('Iteracje'); ylabel('Krok');
subplot(2,1,2); semilogy(ng); xlabel('Iteracje'); ylabel('Norma gradientu');
Earx=farx(n+1)
Eoe=foe(n+1)
